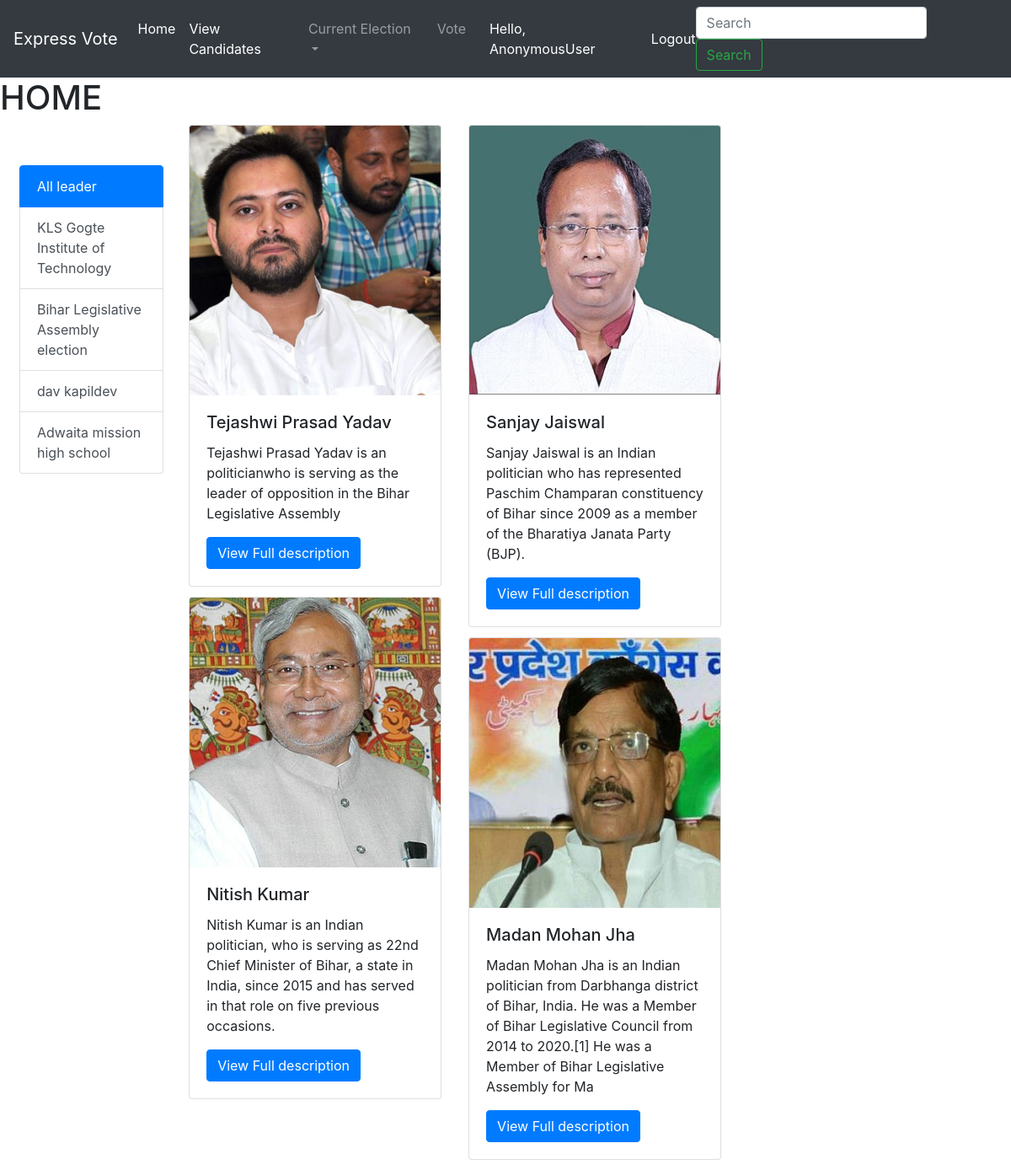
/home/, run on the app's committed database.
### myapp/models.py (models this page shows, shortened)
class location(models.Model):
    title = models.CharField(max_length=100)
    description = models.TextField()

class Imageleader(models.Model):
    title = models.CharField(max_length=200)
    description = models.TextField(max_length=200)
    description1 = models.TextField(max_length=1000,default='')
    manifesto1=models.CharField(max_length=200,default='')
    manifesto2=models.CharField(max_length=200,default='')
    manifesto3=models.CharField(max_length=200,default='')
    party=models.CharField(max_length=200,default='')
    image = models.ImageField(upload_to='image')
    cat = models.ForeignKey(location, on_delete=models.CASCADE)

### expressvote/views.py (the view)
# urls.py: path('home/', views.show_home_page,name='home'),
def show_home_page(request):
    images = Imageleader.objects.all()
    loc = location.objects.all()
    data = {'images': images, 'loc': loc}
    return render(request, "home.html", data)

### templates/home.html (shortened to what this page needs)
<!doctype html>
<html lang="en">
  <head>
    <link rel="stylesheet" href="https://maxcdn.bootstrapcdn.com/bootstrap/4.0.0/css/bootstrap.min.css">
  </head>
  <body>
  {%include 'navbar.html' %}
    <h1>HOME</h1>
  <div class="row ml-2">
      <div class="col-sm-2 col-md-3 col-lg-2">
        <div class="list-group mt-5">
          <a href="/home" class="list-group-item list-group-item-action active">
          All leader
          </a>
          {% for c in loc %}
          <a href="/location/{{c.pk}}" class="list-group-item list-group-item-action">{{c.title}}</a>
          {% endfor %}
        </div>
      </div>
    <div class="col-sm-3 col-md-9 col-lg-10">
          <div class="card-columns">
            {% for i in images %}
            <div class="card" style= "width:300px">
              <img class="card-img-top" src="/media/{{ i.image }}" alt="Card image cap">
                <div class="card-body">
                  <h5 class="card-title">{{i.title}}</h5>
                   <p class="card-text">{{i.description}}</p>
                   <a href="/candidate/{{i.id}}" class="btn btn-primary">View Full description</a>
                </div>
            </div>
            {% endfor %}
      </div>
    </div>
  </div>
  </body>
</html>

### templates/home.html (style rules this page uses)
.card-img-top { width: 100%; height: 40vh; object-fit: cover; }

### data on the page
location: title "KLS Gogte Institute of Technology"
location: title "Bihar Legislative Assembly election"
location: title "dav kapildev"
location: title "Adwaita mission high school"
Imageleader: image (picture), title "Tejashwi Prasad Yadav", description "Tejashwi Prasad Yadav is an politicianwho is serving as the leader of opposition in the Bihar Legislative Assembly"
Imageleader: image (picture), title "Nitish Kumar", description "Nitish Kumar is an Indian politician, who is serving as 22nd Chief Minister of Bihar, a state in India, since 2015 and has served in that role on five previous occasions."
Imageleader: image (picture), title "Sanjay Jaiswal", description "Sanjay Jaiswal is an Indian politician who has represented Paschim Champaran constituency of Bihar since 2009 as a member of the Bharatiya Janata Party (BJP)."
Imageleader: image (picture), title "Madan Mohan Jha", description "Madan Mohan Jha is an Indian politician from Darbhanga district of Bihar, India. He was a Member of Bihar Legislative Council from 2014 to 2020.[1] He was a Member of Bihar Legislative Assembly for Ma"

### other printed values
{{ request.user }} "AnonymousUser"
